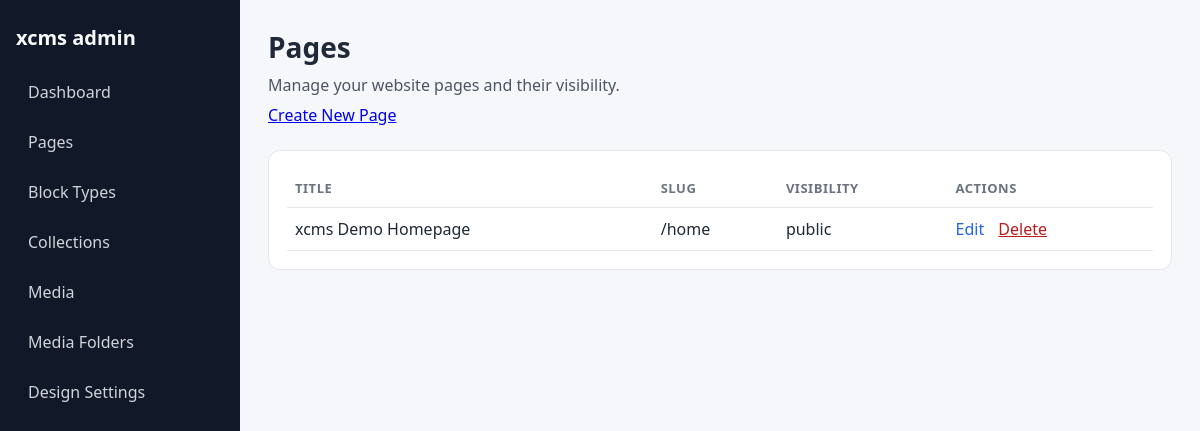
The page /admin/pages on the database its author committed.
### tables this page shows
CREATE TABLE pages (
    id INTEGER PRIMARY KEY AUTOINCREMENT,
    slug TEXT NOT NULL,
    title TEXT NOT NULL,
    description TEXT,
    visibility TEXT NOT NULL DEFAULT 'draft' CHECK (visibility IN ('public', 'private', 'draft')),
    seo_title TEXT,
    seo_description TEXT,
    created_at TEXT NOT NULL,
    updated_at TEXT NOT NULL
);

### app/Core/View.php (called while the page is built, shortened)
<?php
class View
{
    private string $basePath;
    public function __construct()
    {
        $this->basePath = BASE_PATH . '/app/Views';
    }
    public function render(string $view, array $data = []): string
    {
        $path = $this->basePath . '/' . $view . '.php';
        extract($data, EXTR_SKIP);
        require $path;
        return ob_get_clean();
    }
}

### app/Core/Controller.php (called while the page is built, shortened)
<?php
abstract class Controller
{
    protected function render(string $view, array $data = [], string $layout = 'main'): void
    {
        $viewEngine = new View();
        $content = $viewEngine->render($view, $data);
    }
}

### app/Controllers/Admin/PageAdminController.php (called while the page is built, shortened)
<?php
class PageAdminController extends Controller
{
    private PageRepository $pageRepository;
    public function __construct(\App\Core\Request $request, \App\Core\Response $response)
    {
        $this->pageRepository = new PageRepository();
    }
    public function index(): void
    {
        $pages = $this->pageRepository->all();
        $this->render('admin/pages/index', [
            'pageTitle' => 'Manage Pages',
            'pages' => $pages,
            'flash' => $this->readFlashFromQuery(),
        ], 'admin');
    }
    private function readFlashFromQuery(): ?array
    {
        return null;
    }
}

### public/index.php (called while the page is built, shortened)
<?php
try {
    $request = new Request();
    $response = new Response();
    $router = new Router();
    $routes = require dirname(__DIR__) . '/routes.php';
    foreach ($routes as $path => $handler) {
        $router->get($path, $handler);
        $router->post($path, $handler);
    }
    $router->setSlugFallback('PageController', 'show');
    $router->dispatch($request, $response);
} catch (\Exception $e) {
    http_response_code(500);
    echo '<h1>Error</h1>';
    echo '<p>' . htmlspecialchars($e->getMessage()) . '</p>';
    if (getenv('APP_DEBUG')) {
        echo '<pre>' . htmlspecialchars($e->getTraceAsString()) . '</pre>';
    }
}

### app/Core/Autoloader.php (called while the page is built, shortened)
<?php
class Autoloader
{
    private static string $basePath;
    public static function register(string $basePath): void
    {
        self::$basePath = $basePath;
    }
    public static function load(string $class): void
    {
        $path = self::$basePath . '/app/' . str_replace('\\', '/', substr($class, 4)) . '.php';
    }
}

### app/Core/Database.php (called while the page is built, shortened)
<?php
class Database
{
    private static ?PDO $instance = null;
    public static function initialize(string $dbPath): void
    {
        try {
            self::$instance = new PDO(
                'sqlite:' . $dbPath,
                null,
                null,
                [
                    PDO::ATTR_ERRMODE => PDO::ERRMODE_EXCEPTION,
                    PDO::ATTR_DEFAULT_FETCH_MODE => PDO::FETCH_ASSOC,
                ]
            );
        } catch (\PDOException $e) {
            throw new \RuntimeException('Database connection failed: ' . $e->getMessage());
        }
    }
    public static function connection(): PDO
    {
        return self::$instance;
    }
}

### app/Repositories/BaseRepository.php (called while the page is built, shortened)
<?php
abstract class BaseRepository
{
    protected string $table;
    protected PDO $db;
    public function __construct()
    {
        $this->db = Database::connection();
    }
    protected function hydrate(array $row): object
    {
        return new $this->modelClass($row);
    }
    protected function hydrateAll(array $rows): array
    {
        return array_map($this->hydrate(...), $rows);
    }
    public function all(): array
    {
        $stmt = $this->db->query("SELECT * FROM {$this->table}");
        return $this->hydrateAll($stmt->fetchAll(PDO::FETCH_ASSOC));
    }
}

### app/Models/Page.php (called while the page is built, shortened)
<?php
class Page
{
    public function fromArray(array $data): self
    {
        return $this;
    }
}

### app/Views/admin/pages/index.php (the view, shortened to what this page needs)
<section class="admin-page-header">
    <h2>Pages</h2>
    <p>Manage your website pages and their visibility.</p>
    <p><a href="/admin/pages/create">Create New Page</a></p>
</section>
<section class="admin-grid">
    <div class="stat-card">
        <?php if (empty($pages)): ?>
            <p>No pages found.</p>
        <?php else: ?>
            <table class="admin-table">
                <thead>
                <tr>
                    <th>Title</th>
                    <th>Slug</th>
                    <th>Visibility</th>
                    <th>Actions</th>
                </tr>
                </thead>
                <tbody>
                <?php foreach ($pages as $page): ?>
                    <tr>
                        <td><?= htmlspecialchars((string) $page->title, ENT_QUOTES | ENT_SUBSTITUTE, 'UTF-8') ?></td>
                        <td>/<?= htmlspecialchars((string) $page->slug, ENT_QUOTES | ENT_SUBSTITUTE, 'UTF-8') ?></td>
                        <td><?= htmlspecialchars((string) $page->visibility, ENT_QUOTES | ENT_SUBSTITUTE, 'UTF-8') ?></td>
                        <td>
                            <a href="/admin/pages/<?= (int) $page->id ?>/edit">Edit</a>
                            <form method="post" action="/admin/pages" class="inline-form" onsubmit="return confirm('Delete this page?');">
                                <button type="submit" class="link-button">Delete</button>
                            </form>
                        </td>
                    </tr>
                <?php endforeach; ?>
                </tbody>
            </table>
        <?php endif; ?>
    </div>
</section>

### public/assets/admin.css (style rules this page uses)
* { box-sizing: border-box; }
body { margin: 0; font-family: "Segoe UI", Tahoma, sans-serif; background: #f6f7fb; color: #1f2937; }
.admin-page-header h2 { margin: 0; font-size: 28px; }
.admin-page-header p { margin: 8px 0 0; color: #4b5563; }
.admin-grid { margin-top: 24px; display: grid; gap: 16px; }
.stat-card { background: #ffffff; border: 1px solid #e5e7eb; border-radius: 12px; padding: 18px; }
.stat-card a { color: #2563eb; text-decoration: none; }
.admin-table { width: 100%; border-collapse: collapse; }
.admin-table th, .admin-table td { text-align: left; padding: 10px 8px; border-bottom: 1px solid #e5e7eb; vertical-align: middle; }
.admin-table th { font-size: 13px; text-transform: uppercase; letter-spacing: 0.04em; color: #6b7280; }
.inline-form { display: inline; margin-left: 10px; }
.link-button { border: 0; background: transparent; color: #b91c1c; text-decoration: underline; cursor: pointer; padding: 0; font: inherit; }

### rows shown on the page
pages: title "xcms Demo Homepage", slug "home", visibility "public"
